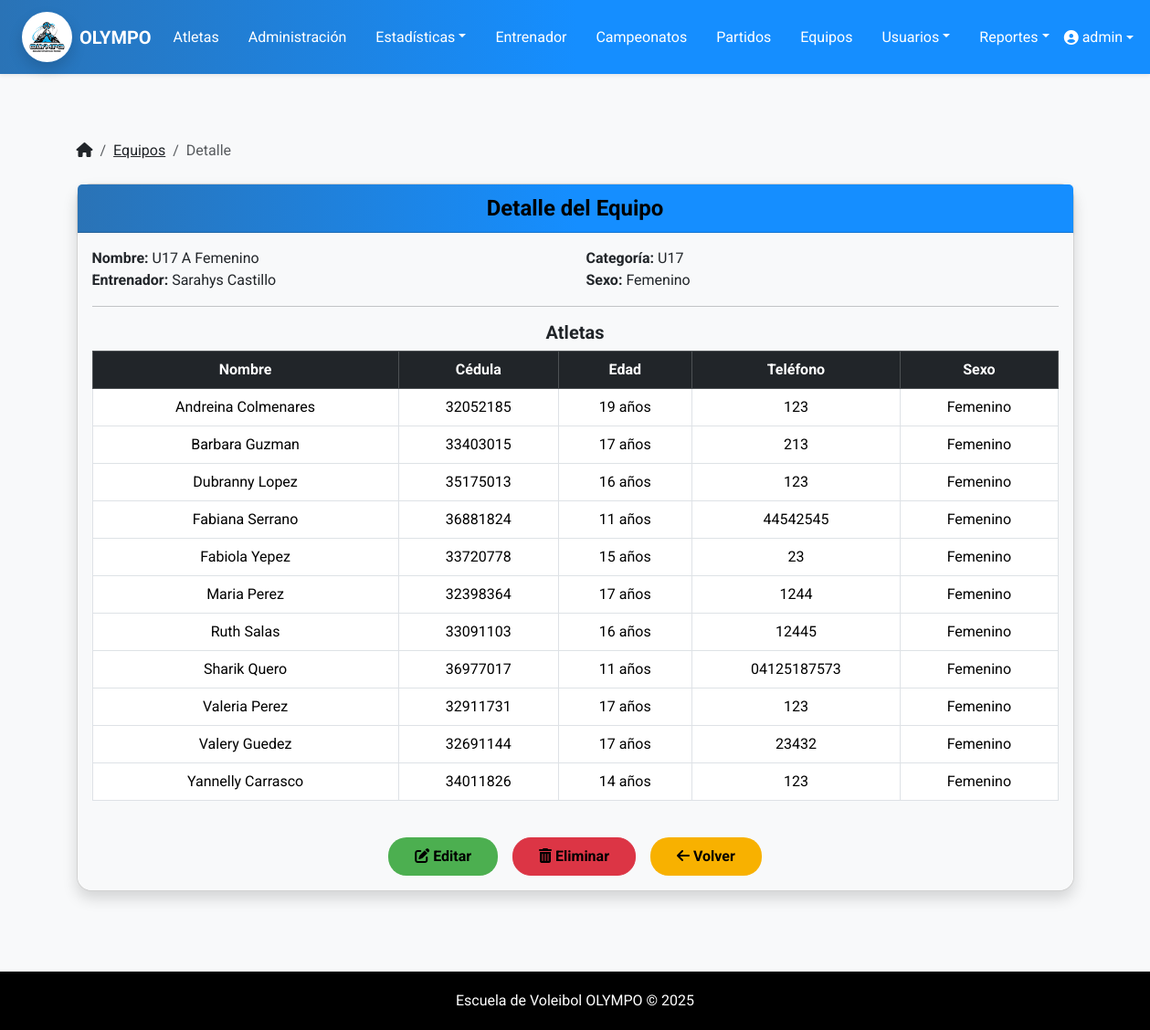
The page /atletas/equipos/28/ (signed in) on the database its author committed.
### atletas/models.py (models this page shows, shortened)
class Equipo(models.Model):
    SEXO_CHOICES = [
        ('masculino', 'Masculino'),
        ('femenino', 'Femenino'),
        ('mixto', 'Mixto'),
    ]
    nombre = models.CharField(max_length=100)
    entrenador = models.ForeignKey(Entrenador, on_delete=models.CASCADE)
    atletas = models.ManyToManyField(Atleta)
    categoria = models.CharField(max_length=50)
    sexo_equipo = models.CharField(max_length=10, choices=SEXO_CHOICES, null=True, blank=True)
    edad_tope = models.PositiveIntegerField(null=True, blank=True)

class Entrenador(models.Model):
    user = models.OneToOneField(User, on_delete=models.CASCADE, null=True, blank=True)  # <— NUEVO
    nombre = models.CharField(max_length=100)
    apellido = models.CharField(max_length=100)
    cedula = models.CharField(max_length=20, unique=True)
    fecha_nacimiento = models.DateField()
    telefono = models.CharField(max_length=20)

class Atleta(models.Model):
    SEXO = (
    ('masculino', 'Masculino'),
    ('femenino', 'Femenino'),
    )
    TURNOS = (
        ('T1', 'Turno 1'),
        ('T2', 'Turno 2'),
        ('T3', 'Turno 3'),
    )
    POSICIONES = (
        ('Por definir', 'Por definir'),
        ('colocador', 'Colocador'),
        ('opuesto', 'Opuesto'),
        ('central', 'Central'),
        ('libero', 'Libero'),
        ('punta', 'Punta'),
    )
    user = models.OneToOneField(User, on_delete=models.CASCADE, null=True, blank=True)  # <— NUEVO
    nombre = models.CharField(max_length=100)
    apellido = models.CharField(max_length=100)
    fecha_nacimiento = models.DateField()
    sexo = models.CharField(max_length=10, choices=SEXO)
    categoria = models.CharField(max_length=10, blank=True)
    turno = models.CharField(max_length=10, choices=TURNOS)
    posicion = models.CharField(max_length=50, choices=POSICIONES)
    cedula = models.CharField(max_length=20, unique=True)
    telefono = models.CharField(max_length=20)
    direccion = models.TextField(blank=True)
    numero_camisa = models.PositiveIntegerField(null=True, blank=True)
    fecha_registro = models.DateTimeField(auto_now_add=True)
    salto = models.FloatField(null=True, blank=True, help_text="Salto en metros")
    alcance = models.FloatField(null=True, blank=True, help_text="Alcance en metros")
    peso = models.FloatField(null=True, blank=True, help_text="Peso en kilogramos")
    estatura = models.FloatField(null=True, blank=True, help_text="Estatura en metros")
    representante_nombre = models.CharField(max_length=100, blank=True, null=True)
    representante_apellido = models.CharField(max_length=100, blank=True, null=True)
    representante_cedula = models.CharField(max_length=20, blank=True, null=True)
    representante_telefono = models.CharField(max_length=20, blank=True, null=True)

### atletas/views.py (the view)
# urls.py: path('equipos/<int:equipo_id>/', views.detalle_equipo, name='detalle_equipo'),
@user_passes_test(lambda u: es_admin(u) or es_entrenador(u))
def detalle_equipo(request, equipo_id):
    equipo = get_object_or_404(Equipo, pk=equipo_id)
    atletas = equipo.atletas.all().order_by('nombre')
    for atleta in atletas:
        atleta.edad = calcular_edad(atleta.fecha_nacimiento)
    return render(request, 'equipos/detalle_equipo.html', {
        'equipo': equipo,
        'atletas': atletas
    })

### atletas/context_processors.py (called while the page is built)
def role_flags(request):
    u = request.user
    atleta_id = None
    if u.is_authenticated and es_atleta(u):  # ✅ propiedad
        if hasattr(u, "atleta"):
            atleta_id = u.atleta.id
    return {
        "is_admin": es_admin(u),
        "is_trainer": es_entrenador(u),
        "is_athlete": es_atleta(u),
        "atleta_id": atleta_id,
    }

### atletas/utils/roles.py (called while the page is built)
def es_admin(user):
    return user.is_authenticated and (user.is_superuser or user.groups.filter(name='Administrador').exists())

def es_entrenador(user):
    return user.is_authenticated and (
        user.groups.filter(name='Entrenador').exists() or hasattr(user, 'entrenador')
    )

def es_atleta(user):
    return user.is_authenticated and hasattr(user, 'atleta')  # por la OneToOne

### atletas/views.py (called while the page is built)
def calcular_edad(nacimiento):
    hoy = date.today()
    return hoy.year - nacimiento.year - ((hoy.month, hoy.day) < (nacimiento.month, nacimiento.day))

### templates/equipos/detalle_equipo.html
{% extends 'base.html' %}
{% block content %}
<div class="container mt-4">
  <nav aria-label="breadcrumb" class="mb-4">
    <ol class="breadcrumb">
      <li class="breadcrumb-item"><a class="text-dark" href="{% url 'menu_principal' %}"><i class="fa-solid fa-house"></i></a></li>
      <li class="breadcrumb-item"><a class="text-dark" href="{% url 'listar_equipos' %}">Equipos</a></li>
      <li class="breadcrumb-item active" aria-current="page">Detalle</li>
    </ol>
  </nav>
  <div class="card shadow rounded-4">
    <div class="card-header text-white text-center fw-bold fs-4">
      Detalle del Equipo
    </div>
    <div class="card-body bg-light rounded-bottom-4">
      <div class="row mb-3">
        <div class="col-md-6">
          <strong>Nombre:</strong> {{ equipo.nombre }}
        </div>
        <div class="col-md-6">
          <strong>Categoría:</strong> {{ equipo.categoria }}
        </div>
        <div class="col-md-6">
          <strong>Entrenador:</strong> {{ equipo.entrenador.nombre }} {{ equipo.entrenador.apellido }}
        </div>
        <div class="col-md-6">
          <strong>Sexo:</strong> {{ equipo.get_sexo_equipo_display }}
        </div>
      </div>
      <hr>
      <h5 class="text-center fw-bold">Atletas</h5>
      {% if atletas %}
        <div class="table-responsive">
          <table class="table table-bordered table-hover text-center align-middle">
            <thead class="table-dark">
              <tr>
                <th>Nombre</th>
                <th>Cédula</th>
                <th>Edad</th>
                <th>Teléfono</th>
                <th>Sexo</th>
              </tr>
            </thead>
            <tbody>
              {% for atleta in atletas %}
              <tr>
                <td>{{ atleta.nombre }} {{ atleta.apellido }}</td>
                <td>{{ atleta.cedula }}</td>
                <td>{{ atleta.edad }} años</td>
                <td>{{ atleta.telefono }}</td>
                <td>{{ atleta.sexo|title }}</td>
              </tr>
              {% endfor %}
            </tbody>
          </table>
        </div>
      {% else %}
        <div class="alert alert-info text-center">Este equipo no tiene atletas asignados.</div>
      {% endif %}
      <div class="d-flex justify-content-center gap-3 mt-4">
        <a href="{% url 'editar_equipo' equipo.id %}" class="btn" style="background: #4caf50;">
          <i class="fas fa-edit"></i> Editar
        </a>
        <a href="{% url 'eliminar_equipo' equipo.id %}" class="btn btn-danger">
          <i class="fas fa-trash-alt"></i> Eliminar
        </a>
        <a href="{% url 'listar_equipos' %}" class="btn" style="background: #f8b100;">
          <i class="fa-solid fa-arrow-left"></i> Volver
        </a>
      </div>
    </div>
  </div>
</div>
{% endblock %}

### templates/base.html (shortened to what this page needs)
<!DOCTYPE html>
{% load static %}
<html lang="es">
<head>
    <link href="https://cdn.jsdelivr.net/npm/bootstrap@5.3.3/dist/css/bootstrap.min.css" rel="stylesheet">
    <link rel="stylesheet" href="https://cdnjs.cloudflare.com/ajax/libs/font-awesome/6.5.0/css/all.min.css">
    <link rel="stylesheet" href="{% static 'css/estilos.css' %}">
</head>
<body>
    <nav class="navbar navbar-expand-lg bg-escovol navbar-dark shadow-sm">
        <div class="container-fluid px-4">
            <a class="navbar-brand d-flex align-items-center">
                <img src="{% static 'img/logo-olympo.jpeg' %}" alt="Logo Olympo" width="55" height="55" class="me-2 rounded-circle shadow">
                <span class="fw-bold text-white">OLYMPO</span>
            </a>
            <div class="collapse navbar-collapse justify-content-between" id="navbarMenu">
                <ul class="navbar-nav mx-auto gap-3">
                    {% if is_admin or is_trainer %}
                        <li class="nav-item"><a class="nav-link text-white" href="{% url 'lista_atletas' %}">Atletas</a></li>
                        <li class="nav-item"><a class="nav-link text-white" href="{% url 'administracion' %}">Administración</a></li>
                        <li class="nav-item dropdown">
                            <a class="nav-link dropdown-toggle text-white" href="#" data-bs-toggle="dropdown">Estadísticas</a>
                        </li>
                        <li class="nav-item"><a class="nav-link text-white" href="{% url 'lista_entrenadores' %}">Entrenador</a></li>
                        <li class="nav-item"><a class="nav-link text-white" href="{% url 'lista_campeonatos' %}">Campeonatos</a></li>
                        <li class="nav-item"><a class="nav-link text-white" href="{% url 'lista_partidos' %}">Partidos</a></li>
                        <li class="nav-item"><a class="nav-link text-white" href="{% url 'listar_equipos' %}">Equipos</a></li>
                        {% if is_admin %}
                            <li class="nav-item dropdown">
                                <a class="nav-link dropdown-toggle text-white" href="#" data-bs-toggle="dropdown">Usuarios</a>
                            </li>
                        {% endif %}
                        <li class="nav-item dropdown">
                            <a class="nav-link dropdown-toggle text-white" href="#" data-bs-toggle="dropdown">Reportes</a>
                        </li>
                    {% endif %}
                </ul>
                <ul class="navbar-nav">
                    {% if user.is_authenticated %}
                        <li class="nav-item dropdown">
                            <a class="nav-link dropdown-toggle d-flex align-items-center text-white" href="#" role="button" data-bs-toggle="dropdown">
                                <i class="fa-solid fa-user-circle me-1"></i>
                                {{ user.get_full_name|default:user.username }}
                            </a>
                        </li>
                    {% else %}
                        <li class="nav-item">
                            <a class="nav-link text-white fw-semibold" href="{% url 'login' %}">
                                <i class="fas fa-sign-in-alt me-1"></i> Iniciar sesión
                            </a>
                        </li>
                    {% endif %}
                </ul>
            </div>
        </div>
    </nav>
    <main class="container py-5">
        {% block content %}{% endblock %}
    </main>
    <footer>
        Escuela de Voleibol OLYMPO © {{ year|default:2025 }}
    </footer>
</body>
</html>

### static/css/estilos.css (style rules this page uses)
.card-header { background: linear-gradient(to right, #1A4B7D, #2A73B6, #5C9DCC); color: #f8f4f4 !important; box-shadow: 0 2px 4px rgba(0, 0, 0, 0.1); }
.btn-success, .btn-danger, .btn-warning, .btn-secondary, .btn-info, .btn-primary, .btn { padding: 8px 28px; border-radius: 20px; line-height: 24px; font-weight: bold; color: black; }

### templates/base.html (style rules this page uses)
html, body { height: 100%; margin: 0; display: flex; flex-direction: column; }
main { flex: 1; }
body { font-family: 'Roboto', sans-serif; background-color: #f8f9fa; color: #212529; }
.navbar-brand { font-weight: bold; color: #070303 !important; }
.bg-escovol { background: linear-gradient(to right, #2A73B6, #158EFF, #158EFF); }
footer { margin-top: 40px; padding: 20px 0; background-color: #000000; color: white; text-align: center; }
.card-header { background: linear-gradient(to right, #2A73B6, #158EFF, #158EFF); color: #000000 !important; box-shadow: 0 2px 4px rgba(0, 0, 0, 0.1); }

### rows shown on the page
Equipo: nombre "U17 A Femenino", categoria "U17", entrenador.nombre "Sarahys", entrenador.apellido "Castillo", sexo_equipo "Femenino"
Atleta: nombre "Andreina", apellido "Colmenares", cedula "32052185", edad "19", telefono "123", sexo "Femenino"
Atleta: nombre "Barbara", apellido "Guzman", cedula "33403015", edad "17", telefono "213", sexo "Femenino"
Atleta: nombre "Dubranny", apellido "Lopez", cedula "35175013", edad "16", telefono "123", sexo "Femenino"
Atleta: nombre "Fabiana", apellido "Serrano", cedula "36881824", edad "11", telefono "44542545", sexo "Femenino"
Atleta: nombre "Fabiola", apellido "Yepez", cedula "33720778", edad "15", telefono "23", sexo "Femenino"
Atleta: nombre "Maria", apellido "Perez", cedula "32398364", edad "17", telefono "1244", sexo "Femenino"
Atleta: nombre "Ruth", apellido "Salas", cedula "33091103", edad "16", telefono "12445", sexo "Femenino"
Atleta: nombre "Sharik", apellido "Quero", cedula "36977017", edad "11", telefono "04125187573", sexo "Femenino"
Atleta: nombre "Valeria", apellido "Perez", cedula "32911731", edad "17", telefono "123", sexo "Femenino"
Atleta: nombre "Valery", apellido "Guedez", cedula "32691144", edad "17", telefono "23432", sexo "Femenino"
Atleta: nombre "Yannelly", apellido "Carrasco", cedula "34011826", edad "14", telefono "123", sexo "Femenino"

### other values the page prints
{{ user.get_full_name|default:user.username }} "admin"
{{ year|default:2025 }} "2025"
